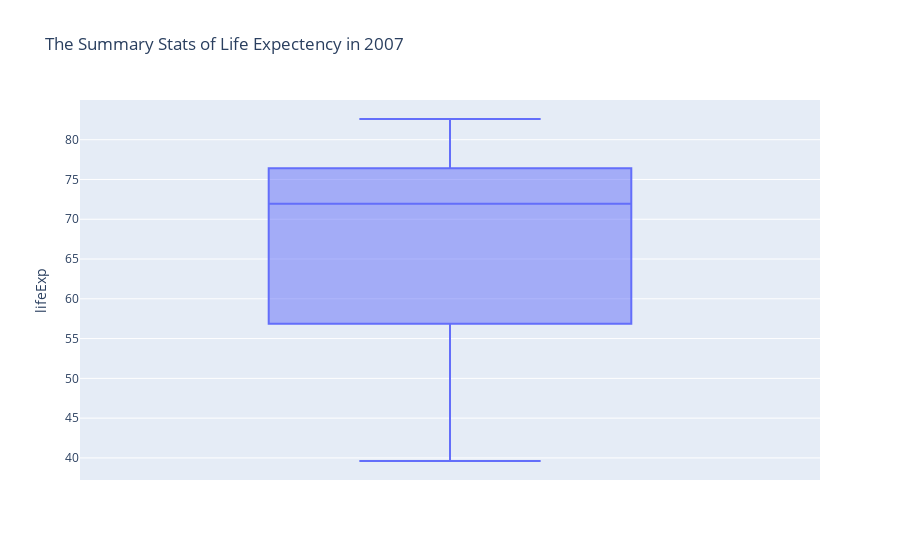

This figure's notebook cell:
### Code cell
fig = px.box(df.query("year == 2007"), y="lifeExp", title = "The Summary Stats of Life Expectency in 2007")
fig.show()

### Figure 1 — Plotly figure (JSON) as saved in the notebook; plotly's stock layout.template omitted (floating-point values rounded to 4 significant figures; data arrays with more than 128 entries replaced by an {"elided": "..."} marker saying what was removed)
{"data": [{"alignmentgroup": "True", "hovertemplate": "lifeExp=%{y}<extra></extra>", "legendgroup": "", "marker": {"color": "#636efa"}, "name": "", "notched": false, "offsetgroup": "", "orientation": "v", "showlegend": false, "type": "box", "x0": " ", "xaxis": "x", "y": {"elided": "142 float values"}, "y0": " ", "yaxis": "y"}], "layout": {"boxmode": "group", "legend": {"tracegroupgap": 0}, "title": {"text": "The Summary Stats of Life Expectency in 2007"}, "xaxis": {"anchor": "y", "domain": [0, 1]}, "yaxis": {"anchor": "x", "domain": [0, 1], "title": {"text": "lifeExp"}}}}
